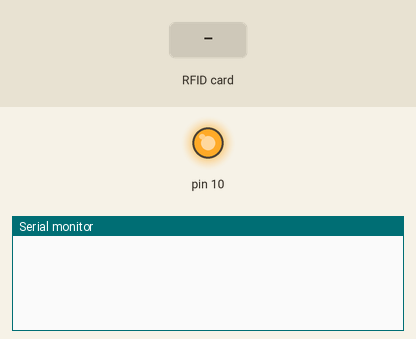
Recording of a sketch running on a simulated Arduino Uno, built with avr-gcc and run on an emulated ATmega328P. Shown: output pins drawn as LEDs (lit = HIGH), the last lines printed to the serial monitor. The inputs (shaded band) are chosen by the test bench.

Above: at 1.2 s.
1.3 s: RFID card 4A 51 6E AE held to the reader
At 2.0 s:
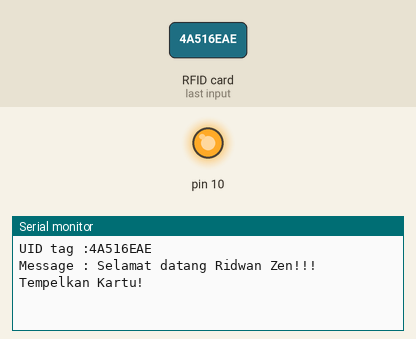
2.8 s: RFID card 0A A8 90 15 held to the reader
At 2.9 s:
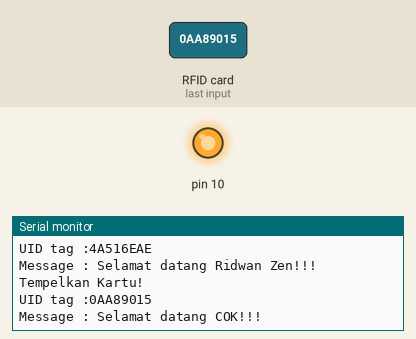
4.3 s: RFID card 5E 7A 19 C4 held to the reader
At 5.5 s:
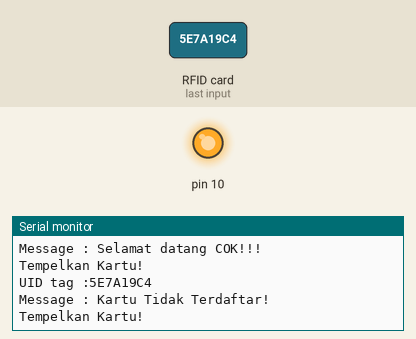

The sketch:

STM32_RFID.ino
```cpp
//INISIALISASI
#include <SPI.h>
#include <MFRC522.h>
#define SS_PIN PB1
#define RST_PIN PB0


MFRC522 mfrc522(SS_PIN,RST_PIN);

void setup() {
  Serial.begin(9600);
  SPI.begin();
  mfrc522.PCD_Init();

}

void loop() {
  if(!mfrc522.PICC_IsNewCardPresent()){return;}

  if(!mfrc522.PICC_ReadCardSerial()){return;}

  Serial.print("UID tag :");String content="";
  byte letter;
  for (byte i=0;i<mfrc522.uid.size;i++)
  {
    Serial.print(mfrc522.uid.uidByte[i]<0x10?"0":"");
    Serial.print(mfrc522.uid.uidByte[i], HEX);
    content.concat(String(mfrc522.uid.uidByte[i] < 0x10 ? "0" : ""));
    content.concat(String(mfrc522.uid.uidByte[i], HEX));
  }
  Serial.println();
  Serial.print("Message : ");
  content.toUpperCase();

  if (content== "4A516EAE") //Sesuaikan dengan ID kartu anda
  {
  Serial.println("Selamat datang Ridwan Zen!!!");
  delay(100);

  }
  else if(content=="0AA89015"){
    Serial.println("Selamat datang COK!!!");
    delay(100);

  }
  else{
  Serial.println("Kartu Tidak Terdaftar!");

  }

  Serial.println("Tempelkan Kartu!");
  delay(500); //Jeda waktu perulagan seama 500 mili detik
  }
```

Measured:
- after the input at 1.3 s, the serial monitor: prints a new line at once (image 1)
- after the input at 2.8 s, the serial monitor: prints a new line at once (image 2)
- after the input at 4.3 s, the serial monitor: prints a new line at once (image 3)
